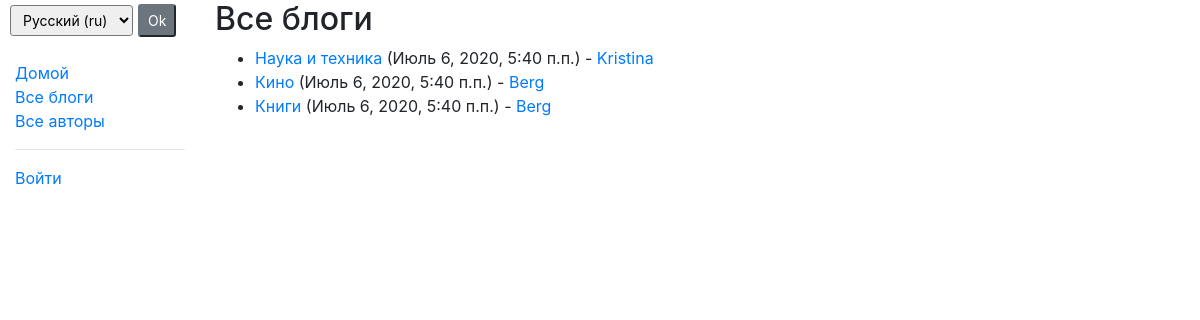
/blog/blogs/, run on the app's committed database.
### miniBlog/models.py (models this page shows, shortened)
class Blog(models.Model):
    blog_name = models.CharField(max_length=250, verbose_name='Название')
    last_upd_date = models.DateTimeField(auto_now=True)
    blogger = models.ForeignKey(Blogger, on_delete=models.CASCADE, verbose_name='Автор')
    description = models.CharField(max_length=500, verbose_name='Описание', blank=True)
    class Meta:
        verbose_name = 'Блог'
        verbose_name_plural = 'Блоги'
    def get_absolute_url(self):
        return reverse('blog_detail', args=[str(self.id)])

class Blogger(models.Model):
    name = models.CharField(max_length=100, verbose_name='Имя')
    bio = models.TextField(max_length=500, blank=True, default='Нет информации', verbose_name='Общая информация')
    user = models.OneToOneField(User, on_delete=models.CASCADE, verbose_name='Пользователь')
    birth_date = models.DateField(null=True, blank=True, verbose_name='Дата рождения')
    image = models.ImageField(upload_to='image/', default='image/default_pic.png')
    class Meta:
        verbose_name = 'Автор блога'
        verbose_name_plural = 'Авторы'
    def get_absolute_url(self):
        return reverse('blogger', args=[str(self.id)])

### miniBlog/views.py (the view)
# urls.py: path('blogs/', views.BlogListView.as_view(), name='blogs'),
class BlogListView(generic.ListView):
    model = Blog
    paginate_by = 10

### miniBlog/templates/miniBlog/blog_list.html
{% extends "base_site.html" %}
{% load i18n %}
{% block content %}
    <h2>{% trans 'AllBlogs' %}</h2>
    {% if blog_list %}
    <ul>
      {% for blog in blog_list %}
      <li>
        <a href="{{ blog.get_absolute_url }}">{{ blog.blog_name }}</a> ({{ blog.last_upd_date}}) -
          <a href="{{ blog.blogger.get_absolute_url }}">{{blog.blogger.name}}</a>
      </li>
      {% endfor %}
    </ul>
    {% else %}
      <p>{% trans 'NoBlogs' %}</p>
    {% endif %}
{% endblock %}

### data on the page
Blog: blog_name "Наука и техника", last_upd_date "Июль 6, 2020, 5:40 п.п.", blogger.name "Kristina"
Blog: blog_name "Кино", last_upd_date "Июль 6, 2020, 5:40 п.п.", blogger.name "Berg"
Blog: blog_name "Книги", last_upd_date "Июль 6, 2020, 5:40 п.п.", blogger.name "Berg"

### other printed values
form field language "Русский (ru)"
